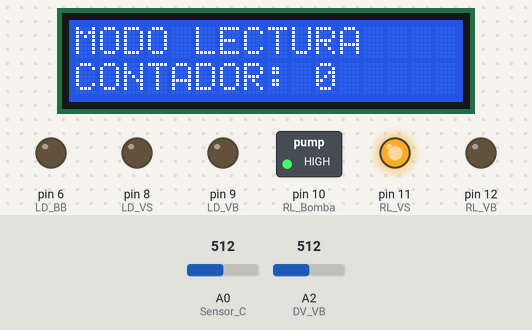
Bench run of a sketch on a simulated Arduino Uno, built with avr-gcc and run on an emulated ATmega328P. Parts: 16×2 character LCD, switched loads named in the sketch (green lamp = pin HIGH), output pins drawn as LEDs (lit = HIGH). The inputs (shaded band) are chosen by the test bench; at power-on: A0 (Sensor_C) = 512, A2 (DV_VB) = 512. Pins used as bus, display or sensor lines are not drawn; what the sketch prints to the serial monitor is not drawn.

Above: at 2.3 s.
At 8.3 s:
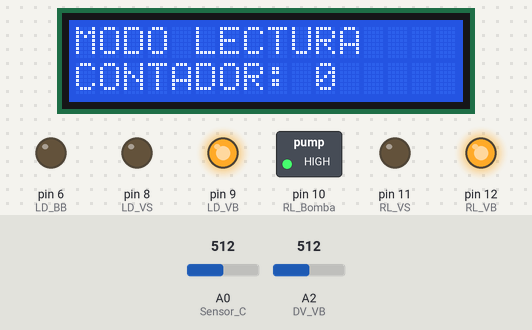
At 16.5 s:
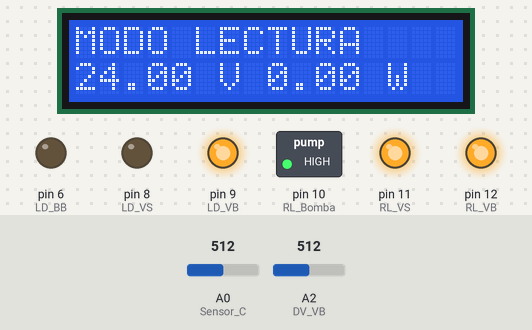
At 21.6 s:
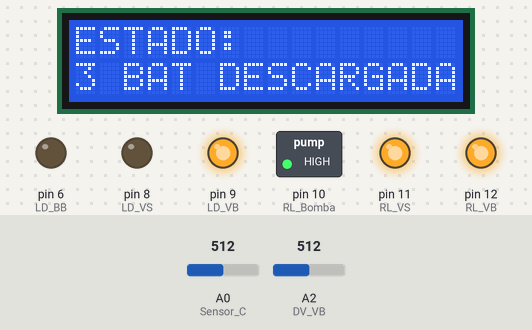
At 26.7 s:
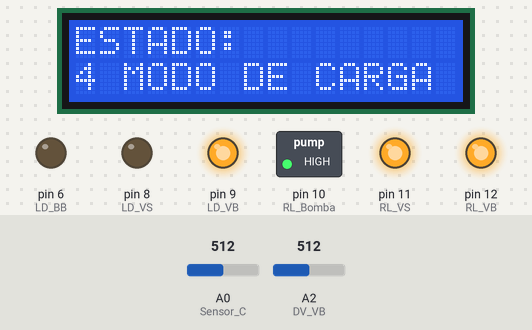
At 37.8 s:
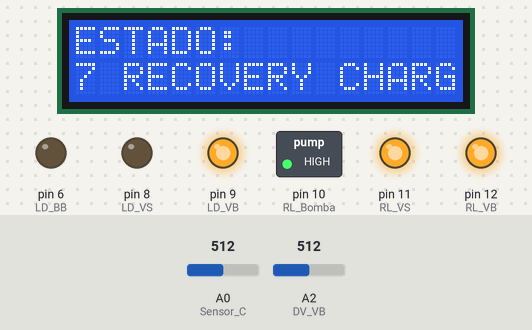
Timing chart, 0 to 40.0 s (numbered marks = the images above):
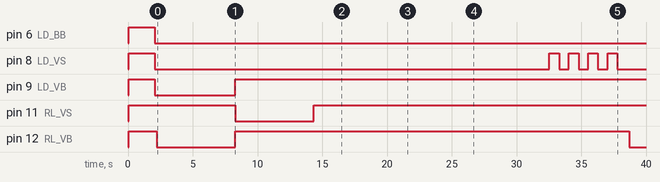

The sketch:

Bomba_giovani_v3.ino
```cpp
//PARA MAYOR INFORMACION LEA
#include <Wire.h>
#include <LiquidCrystal_I2C.h>

LiquidCrystal_I2C lcd(0x3F, 2, 1, 0, 4, 5, 6, 7, 3, POSITIVE);

float V_Baterias=0.0;
float V_solar=0.0;
float C_solar=0.0;
//float max_volt_baterias=48;
float max_volt_solar=95;

bool Led_VB=false;
bool Led_VS=false;
bool Led_CS=false;
bool Led_BB=false;
bool k=false;

int RL_Bomba=10;
int RL_VS=11;
int RL_VB=12;
int LD_VB=9;
int LD_VS=8;
int LD_CS=7;
int LD_BB=6;

const int Sensor_C=A0;
const int DV_VS=A1;
const int DV_VB=A2;
const int INT=A3;
int contador=0;

void DisplayLCD(char up[], char down[], int J)
{
    lcd.clear();
    if (J>0 & 11>J){
        lcd.begin(16, 2);
        lcd.print(up);
        lcd.setCursor(0, 1);
        String o=Estados_Registro(J);
        int str_len=o.length()+1;
        char char_array[str_len];
        o.toCharArray(char_array, str_len);
        lcd.print(o);
        return;
    }
    if (J==-1){
        lcd.begin(16, 2);
        lcd.print(up);
        return;
    }
    if (J==-2){
        lcd.setCursor(0, 1);
        lcd.print(down);
        return;
    }
    lcd.begin(16, 2);
    lcd.print(up);
    lcd.setCursor(0, 1);
    lcd.print(down);
}
void setup(){
    DisplayLCD('INICIANDO','CARGANDO...', 12);
    pinMode(Sensor_C, INPUT);
    pinMode(DV_VS, INPUT);
    pinMode(DV_VB,INPUT);
    pinMode(INT,INPUT);
    pinMode(RL_Bomba, OUTPUT);
    pinMode(RL_VB, OUTPUT);
    pinMode(RL_VS, OUTPUT);
    pinMode(LD_BB, OUTPUT);
    pinMode(LD_CS, OUTPUT);
    pinMode(LD_VB, OUTPUT);
    pinMode(LD_VS, OUTPUT);
    digitalWrite(RL_Bomba, HIGH);
    digitalWrite(RL_VB, HIGH);
    digitalWrite(RL_VS, HIGH);
    digitalWrite(LD_BB, HIGH);
    digitalWrite(LD_CS, HIGH);
    digitalWrite(LD_VB, HIGH);
    digitalWrite(LD_VS, HIGH);
    Serial.begin(9600);
    delay(2000);
    digitalWrite(LD_BB, LOW);
    digitalWrite(LD_CS, LOW);
    digitalWrite(LD_VB, LOW);
    digitalWrite(LD_VS, LOW);
}
void loop(){
    String con;
    con.concat("CONTADOR: ");
    con.concat(String(contador));
    int str_con=con.length()+1;
    char char_con[str_con];
    con.toCharArray(char_con, str_con);
    DisplayLCD("MODO LECTURA", char_con, 12);
    Serial.println("-------------------------");
    Serial.print(  "-MODO LOOP, CONTADOR:");
    Serial.println(contador);
    Serial.println("-------------------------");
    Serial.print(  "-VOLTAJE BATERIAS:");
    V_Baterias=Read_V(1, RL_VB, DV_VB, 50, 100);
    Serial.print(V_Baterias);
    Serial.println(" V");
    if (V_Baterias>0.5*48){
        Led_VB=false;
        digitalWrite(LD_VB, LOW);
    }else{
        Led_VB=true;
        digitalWrite(LD_VB, HIGH);
        Led_BB=false;
        digitalWrite(RL_Bomba, HIGH);
        digitalWrite(LD_BB, LOW);
    }
    Serial.println("-------------------------");
    Serial.print(  "-VOLTAJE DE PANELES: ");
    V_solar=Read_V(2, RL_VS, DV_VB, 50, 100);
    Serial.print(V_solar);
    Serial.print(" V");
    if (V_solar>0.5*max_volt_solar){
        Led_VS=false;
        digitalWrite(LD_VS, LOW);
    }else{
        Led_VS=true;
        digitalWrite(LD_VS, HIGH);
    }
    if (k){
        Led_VS=false;
        digitalWrite(LD_VS, LOW);
    }
    Serial.println("-------------------------");
    Serial.print("-CORRIENTE DE CARGA: ");
    C_solar=Read_C(Sensor_C, 100, 20);
    Serial.print(C_solar);
    Serial.println(" A");
    if (C_solar>5.0 & C_solar<17.0){
        Led_CS=true;
        digitalWrite(LD_CS, HIGH);
    }else{
        Led_CS=false;
        digitalWrite(LD_CS, LOW);
    }

    String display;
    display.concat(String(V_Baterias));
    display.concat(" V ");
    display.concat(String(C_solar*V_solar));
    display.concat(" W");
    int str_len=display.length()+1;
    char char_array[str_len];
    display.toCharArray(char_array, str_len);
    DisplayLCD("MODO LECTURA", char_array, 12);
    delay(5000);
    Serial.println("-------------------------");
    Serial.println("---CONLUSIONES::---------");
    // led_vd: falso cuando las condiciones son buena bateria, true baterias descargadas
    // led_vs: falso cuando esta soleado, verdadero cuando esta nublado
    // led_cs: falso cuando la corriente es menor que 5 A, quiere decir que no se esta cargando la bateria, true si la corriente esta entre
    // 5 y 17 A ya que el cargador si esta cargando la bateria.-
    if (!Led_VB & !Led_VS & !Led_CS){
        Led_BB=true;
        digitalWrite(LD_BB, HIGH);
        digitalWrite(RL_Bomba, LOW);
        Serial.println("TODO EN BUENAS CONDICIONES SE PROCEDE A ENCENDER LA BOMBA");
        Serial.println(Estados_Registro(1));
        DisplayLCD("ESTADO: ","",1);
        delay(10000);
    }else{

        if (Led_BB){
            Serial.println("CAMBIARON LAS CONDICIONES POR TANTO SE PROCEDE A APAGAR LA BOMBA");
            Serial.println(Estados_Registro(2));
            DisplayLCD("ESTADO: ","",2);
            delay(5000);
            Led_BB=false;
            digitalWrite(LD_BB, LOW);
            digitalWrite(RL_Bomba, HIGH);
        }
        if (Led_VB){
            //LA BATERIA SE ENCUENTRA DESCARGADA POR TANTO EL LED ROJO DEBE ESTAR ENCENDIDO.
            Serial.println("LAS BATERIAS ESTAN DESCARGADAS");
            Serial.println(Estados_Registro(3));
            DisplayLCD("ESTADO: ","",3);
            delay(5000);
            Serial.println(Estados_Registro(4));
            DisplayLCD("ESTADO: ","",4);
            delay(5000);
            Serial.print("RESULTADO: ");
            if (Led_VS & Led_CS){
                //LED VERDE ENCENDIDO, LED AMARILLO TAMBIEN, LED ROJO TAMBIEN , INDICA QUE EL PANEL SOLAR ESTA SIN SOL, EL CARGADOR NO PUEDE
                // CARGAR LAS BATERIAS, Y LAS BATERIAS ESTAN DESCARGADAS, TODOS LOS LEDS DEBEN ESTAR ENCENDIDOS PARA LLEGAR A ESTE NIVEL
                Serial.println("TODOS LOS NIVELES SON BAJOS, POR FAVOR CARGAR LAS BATERIAS");
                Serial.println(Estados_Registro(5));
                DisplayLCD("ESTADO: ","",5);
                delay(10000);
            }
            if (!Led_VS & Led_CS){
                // LED ROJO ENCENDIDO, LED VERDE APAGADO, LED AMARILLO ENCENDIDO
                //LED VERDE APAGADO, LED AMARILLO ENCENDIDO: LOS PANELES ENTREGAN BUANA POTENCIA SOLAR, Y EL CARGADOR SE ENCUENTRA CARGANDO
                //LAS BATERIAS ESTE ESTADO ES PARA ESPERAR.
                Serial.println("PANELES CARGANDO LA BATERIA, TOME UN TIEMPO.");
                Serial.println(Estados_Registro(6));
                DisplayLCD("ESTADO: ","",6);
                int j=0;
                digitalWrite(LD_VS, LOW); digitalWrite(LD_CS, LOW);
                while (true){
                    //5 min
                    j+=1;
                    digitalWrite(LD_VS, LOW); digitalWrite(LD_CS, HIGH);
                    delay(750);
                    if (j == 10){digitalWrite(LD_CS, LOW);  break;}
                    digitalWrite(LD_VS, HIGH); digitalWrite(LD_CS, LOW);
                    delay(750);
                }
            }
            if (!Led_VS & !Led_CS){
                //LED ROJO ENCENDIDO, LED VERDE APAGADO, LED AMARILLO APAGADO:
                //POSIBLE ESTADO DE TERMINO DE CARGA, DEBIESE SER RAPIDO SALIR DE ESTE ESTADO:
                // ESTO INDICA QUE LA BATERIA ESTA DESCARGADA PERO EL PANEL ESTA OPTIMO Y LA CORRIENTE DE CARGA TAMBIEN.
                Serial.println("DEBEMOS ESPERAR, A LA BATERIA LE FALTA CARGA AUN");
                Serial.println(Estados_Registro(7));
                DisplayLCD("ESTADO: ","",7);
                int j=0;
                digitalWrite(LD_VS, LOW); digitalWrite(LD_CS, LOW);
                while (true){
                    //5 min
                    j+=1;
                    digitalWrite(LD_VS, LOW); digitalWrite(LD_CS, HIGH);
                    delay(750);
                    if (j == 5){digitalWrite(LD_CS, LOW);  break;}
                    digitalWrite(LD_VS, HIGH); digitalWrite(LD_CS, LOW);
                    delay(750);
                }
            }
            if (Led_VS & !Led_CS){
                // LED ROJO ENCENDIDO, LED VERDE ENCENDIDO, LED, AMARILLO APAGADO:
                // LAS BATERIAS ESTAN DESCARGADAS, EL PANEL ESTA NUBLADO, PERO HAY CORRIENTE DE POR MEDIO QUE CARGA LAS BATERIAS
                Serial.println(Estados_Registro(8));
                DisplayLCD("ESTADO: ","",8);
                int j=0;
                while (true){
                    //5 min
                    j+=1;
                    digitalWrite(LD_VS, LOW); digitalWrite(LD_CS, LOW);
                    delay(750);
                    if (j == 10){ break;}
                    digitalWrite(LD_VS, HIGH); digitalWrite(LD_CS, HIGH);
                    delay(750);
                }
            }
        }else{
            // LED ROJO APAGADO, LAS BATERIAS SE ENCUENTRAN CARGADAS.
            Serial.println("LAS BATERIAS SI ESTAN CARGADAS HAY OTRA SITUACION DE BLOQUEO");
            Serial.println(Estados_Registro(9));
            DisplayLCD("ESTADO: ","",9);
            delay(10000);
            if (!Led_VS & Led_CS){
                //LED ROJO APAGADO, LED VERDE APAGADO, LED AMARILLO ENCENDIDO
                Serial.println("BATERIAS CARGADAS, MUCHO SOL, PERO MUCHA CORRIENTE DE CARGA, ERROR DE LECTURA DE CORRIENTE??");
                Serial.println(Estados_Registro(10));
                DisplayLCD("ESTADO: ","",10);
                delay(10000);
            }
            if (Led_VS || Led_CS){
                //LED ROJO APAGADO, LED VERDE ENCENDIDO, LED AMARILLO NO IMPORTA,
                //LAS BATERIAS ESTAN CARGADAS, EL PANEL ESTA NUBLADO,
                // BOTON DE AYUDA
                Serial.println("SE NECESITA ASISTENCIA CON EL BOTON!");
                Serial.println(Estados_Registro(11));
                DisplayLCD("ESTADO: ","",11);
                int j=0;
                while (true){
                    //5 min
                    j+=1;
                    digitalWrite(LD_VS, LOW);
                    delay(750);
                    if (j == 10 || analogRead(INT)>700){ k=true; break;}else{k=false;}
                    digitalWrite(LD_VS, HIGH);
                    delay(750);
                }
            }
        }
    }
    Serial.println("-----------------------------------");
    Led_VB=false; Led_VS=false; Led_CS=false;
    digitalWrite(RL_VB, HIGH); digitalWrite(RL_VS, HIGH);
    contador+=1;
}
String Estados_Registro(int j){
    switch (j){
        case 1:
         return "1 BOMBA PRENDIDA";
        case 2:
         return "2 BOMBA APAGADA ";
        case 3:
         return "3 BAT DESCARGADA";
        case 4:
         return "4 MODO DE CARGA ";
        case 5:
         return "5 TODO MUY BAJO ";
        case 6:
         return "6 CARGANDO FULL ";
        case 7:
         return "7 RECOVERY CHARG";
        case 8:
         return "8 ERROR DE CARGA";
        case 9:
         return "9 BATERIA OPTIMA";
        case 10:
         return "10 !NO POSIBLE! ";
        case 11:
         return "11 DIESEL CARGA ";
    }
    return "0 INICIAL";
}
float Read_V(int N, int RL, int AL, int F, int i){
    Serial.print("LECTUA VOLTAJE  ");
    int cont=0;
    if (N==1){
        Serial.print("BATERIA ");
        cont=24;
    }else{
        Serial.print(" PANEL SOLAR ");
        cont=85;
    }

    float aux=0.0;
    float sum=0.0;
    float aux2=0;
    digitalWrite(RL, LOW);
    for (int j =0; j<i; j++){
        aux2=0.0;
        //Serial.print(analogRead(AL)); Serial.print(aux2); Serial.println(cont);
        aux2=analogRead(AL);
        aux=cont*(aux2/512);
        delay(10);
        aux= (aux <1.0)? 0.0 : aux;
        Serial.print(aux);
        Serial.println(" V");
        sum=sum+aux;
        aux=0.0;
        delay(F);
    }
    aux=sum/i;
    digitalWrite(RL, HIGH);
    return aux;
}
float Read_C(int AL, int F, int i){
    Serial.println("LECTURA CORRIENTE");
    float aux=0.0;
    float aux3=0.0;
    float sum=0.0;
    float aux2=0.0;
    for (int j=0; j<i;j++){
        aux2=0.0;
        aux2=analogRead(AL);
        aux3=((2.5*aux2)/512);
        aux=(aux3*12)-30;
        if (aux < 0.9){
            aux=0.0;
        }
        if (aux >18.0){
            aux=17.0;
        }
        Serial.print(aux);
        Serial.println(" A");
        sum=sum+aux;
        aux=0;
        delay(F);
    }
    aux=sum/i;
    return aux;
}
```

Measured:
- by itself, pin 8 (LD_VS): repeats every 1.5 s: HIGH 0.75 s, LOW 0.75 s, until it stays LOW from 37.8 s
- by itself, pin 9 (LD_VB): HIGH → LOW at 2.1 s, → HIGH 6.2 s later
- by itself, pin 11 (RL_VS): HIGH → LOW at 8.3 s, → HIGH 6.1 s later
- by itself, pin 12 (RL_VB): HIGH → LOW at 2.2 s, → HIGH 6.1 s later, → LOW 30.4 s later
- what the display in image 0 shows lasts 14.2 s, from 2.2 s to 16.4 s
- what the display in image 2 shows lasts 5.0 s, from 16.5 s to 21.5 s
